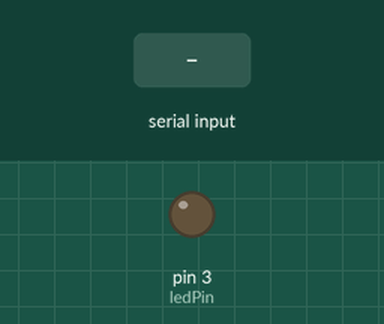
Recording of a sketch running on a simulated Arduino Uno, built with avr-gcc and run on an emulated ATmega328P. On the bench: output pins drawn as LEDs (lit = HIGH). The inputs (shaded band) are chosen by the test bench.

Above: at 1.2 s.
1.3 s: "90,45\n" received over Serial
At 1.55 s:
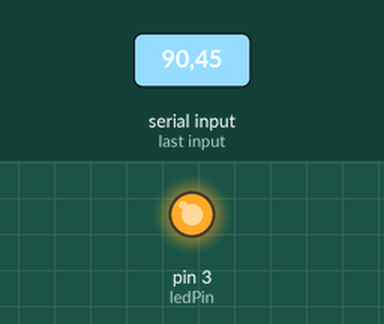
Timing chart, 0 to 8.5 s (numbered marks = the images above; inputs shaded):
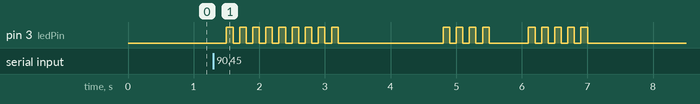

Measured:
- after the input at 1.3 s, pin 3 (ledPin): LOW → HIGH after 0.20 s, → LOW 0.10 s later, → HIGH 0.10 s later, → LOW 0.10 s later, … (36 changes in this stretch)

The sketch:

SerialReceiver.ino
```cpp
const int ledPin = 3;

void setup(){
  pinMode(ledPin, OUTPUT);
  Serial.begin(9600);
}

void loop(){
  if(Serial.available()){
    light(Serial.read()-'0');
  }
  delay(500);
}

void light(int num){
  for (int i = 0; i < num; i++){
    digitalWrite(ledPin, HIGH);
    delay(100);
    digitalWrite(ledPin, LOW);
    delay(100);
  }
}
```
